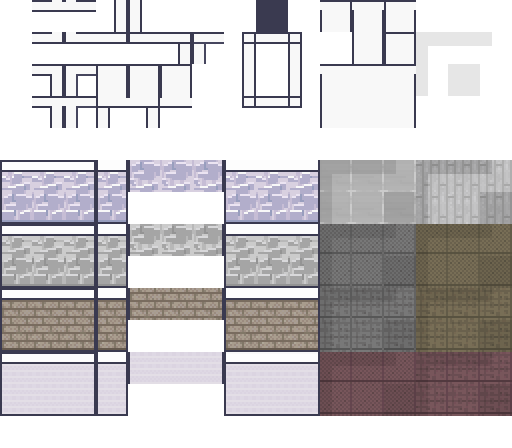
#> input picture map/dist/RoomBuilder.png, 512 x 448 px, given in place of WhatsApp Image 2026-10-27 at 21.55.28.jpeg, which was not available; the run also reads 1 picture not shown here
$ python build.py
#> lines starting #> are read from the running program, lines starting #| are printed output that depends on the picture; pictures that were not available may be replaced by others from this repository, and a replacement may not be noted
"""Atlas Call office map builder.
Outputs a valid WorkAdventure .tmj + copies tilesets + renders a preview.

Tilesets (firstgid):
  RoomBuilder.png  -> 1    (16 cols x 14 rows = 224 tiles)
  ModernOffice.png -> 225  (16 cols x 53 rows = 848 tiles)
  atlas-a.png      -> 1073 (4 cols x 4 rows  = 16 tiles, the green "A" logo)
GID(tileset) = firstgid + row*cols + col
"""
import json, os, shutil
from PIL import Image, ImageDraw, ImageFont

TILE = 32
W, H = 50, 36

RB_FIRST, RB_COLS = 1, 16
MO_FIRST, MO_COLS = 225, 16
LOGO_FIRST, LOGO_COLS = 1073, 4

def rb(c, r): return RB_FIRST + r * RB_COLS + c
def mo(c, r): return MO_FIRST + r * MO_COLS + c

# ---- RoomBuilder tiles ----
FLOOR_WOOD = rb(13, 9)
FLOOR_MARBLE = rb(10, 5)
FLOOR_SOFT = rb(13, 7)
WALL = rb(11, 3)

# ---- ModernOffice furniture ----
DESK_TOP, DESK_FRONT = mo(5, 18), mo(5, 19)
MON_BLUE = mo(12, 12)
CHAIR_OR = mo(0, 11)
PLANT_T, PLANT_T2 = mo(6, 8), mo(6, 9)
PLANT_S, PLANT_S2 = mo(6, 10), mo(6, 11)
SOFA = [mo(0, 18), mo(1, 18), mo(0, 19), mo(1, 19)]
ARM_BL, ARM_GY = mo(3, 16), mo(4, 16)
BOOK = [mo(7, 12), mo(7, 13), mo(7, 14)]
RECEP = [mo(1, 27), mo(2, 27), mo(3, 27), mo(1, 28), mo(2, 28), mo(3, 28)]
PRINTER = [mo(8, 24), mo(8, 25)]
TABLE3 = [mo(7, 29), mo(8, 29), mo(9, 29), mo(7, 30), mo(8, 30), mo(9, 30)]
SCREEN_CHART = mo(10, 13)
FRAME = mo(0, 13)
RUG = [mo(c, r) for r in range(3) for c in range(3)]  # 0,0..2,2

COLLIDE = set([WALL, DESK_TOP, DESK_FRONT, PLANT_T, PLANT_T2, PLANT_S, PLANT_S2,
               ARM_BL, ARM_GY, *SOFA, *BOOK, *RECEP, *PRINTER, *TABLE3])

# ---- layers (flat lists, 0 = empty) ----
L = {k: [0] * (W * H) for k in ["start", "floor", "floordecor", "walls", "furn1", "furn2", "above"]}
areas = []

def put(layer, x, y, g):
    if 0 <= x < W and 0 <= y < H and g:
        L[layer][y * W + x] = g

def fill(layer, x0, y0, x1, y1, g):
    for y in range(y0, y1 + 1):
        for x in range(x0, x1 + 1):
            put(layer, x, y, g)

def rect_walls(x0, y0, x1, y1, doors=()):
    dset = set(doors)
    cells = []
    for x in range(x0, x1 + 1):
        cells += [(x, y0), (x, y1)]
    for y in range(y0, y1 + 1):
        cells += [(x0, y), (x1, y)]
    for (x, y) in cells:
        if (x, y) not in dset:
            put("walls", x, y, WALL)

def area(name, x0, y0, x1, y1):
    areas.append({
        "id": len(areas) + 1, "name": name, "type": "area",
        "x": x0 * TILE, "y": y0 * TILE,
        "width": (x1 - x0 + 1) * TILE, "height": (y1 - y0 + 1) * TILE,
        "visible": True, "rotation": 0, "properties": [],
    })

def workstation(x, y):
    put("furn1", x, y, DESK_TOP)
    put("furn1", x, y + 1, DESK_FRONT)
    put("furn2", x, y, MON_BLUE)
    put("furn2", x, y + 2, CHAIR_OR)

def plant(x, y, snake=False):
    put("furn1", x, y, PLANT_S if snake else PLANT_T)
    put("furn1", x, y + 1, PLANT_S2 if snake else PLANT_T2)

def block(cells, gids, x, y, w):
    for i, g in enumerate(gids):
        cells.append((x + i % w, y + i // w, g))

# ===== base floor + outer walls =====
fill("floor", 0, 0, W - 1, H - 1, FLOOR_WOOD)
rect_walls(0, 0, W - 1, H - 1)

cols3 = [(1, 15), (17, 32), (34, 48)]
RT0, RT1, RB0, RB1 = 1, 10, 25, 34

# ===== top + bottom private rooms =====
def build_room(name, x0, y0, x1, y1, door):
    rect_walls(x0, y0, x1, y1, doors=[door])
    fill("floor", x0 + 1, y0 + 1, x1 - 1, y1 - 1, FLOOR_WOOD)
    ix0, iy0, ix1 = x0 + 1, y0 + 1, x1 - 1
    for k, dx in enumerate([ix0 + 1, ix0 + 5, ix0 + 9]):
        if dx + 0 <= ix1 - 1:
            workstation(dx, iy0 + 1)
    plant(ix1 - 1, iy0 + 1)
    put("above", (x0 + x1) // 2 - 1, y0, FRAME)
    area(name, x0 + 1, y0 + 1, x1 - 1, y1 - 1)

for i, (x0, x1) in enumerate(cols3, 1):
    build_room(f"Sala {i}", x0, RT0, x1, RT1, ((x0 + x1) // 2, RT1))
for i, (x0, x1) in enumerate(cols3, 4):
    build_room(f"Sala {i}", x0, RB0, x1, RB1, ((x0 + x1) // 2, RB0))

# ===== middle band (saguao + work) marble =====
fill("floor", 1, RT1 + 1, W - 2, RB0 - 1, FLOOR_MARBLE)

# ===== side meeting rooms =====
def build_meeting(name, x0, y0, x1, y1, door):
    rect_walls(x0, y0, x1, y1, doors=[door])
    fill("floor", x0 + 1, y0 + 1, x1 - 1, y1 - 1, FLOOR_SOFT)
    cx, cy = (x0 + x1) // 2, (y0 + y1) // 2
    cells = []
    block(cells, TABLE3, cx - 1, cy - 1, 3)
    for (x, y, g) in cells:
        put("furn1", x, y, g)
    for dx in range(cx - 1, cx + 2):
        put("furn2", dx, cy - 2, CHAIR_OR)
        put("furn2", dx, cy + 2, CHAIR_OR)
    put("above", cx, y0, SCREEN_CHART)
    plant(x0 + 1, y1 - 2)
    area(name, x0 + 1, y0 + 1, x1 - 1, y1 - 1)

MY0, MY1 = 12, 23
build_meeting("Reuniao A", 1, MY0, 12, MY1, (12, (MY0 + MY1) // 2))
build_meeting("Reuniao B", 37, MY0, 48, MY1, (37, (MY0 + MY1) // 2))

# ===== saguao: reception + logo + plants =====
cxm = W // 2
# logo on the back wall of the saguao
for i, g in enumerate(range(LOGO_FIRST, LOGO_FIRST + 16)):
    put("above", cxm - 2 + i % 4, 12 + i // 4, g)
# reception counter
rc = []
block(rc, RECEP, cxm - 2, 16, 3)
for (x, y, g) in rc:
    put("furn1", x, y, g)
plant(cxm - 4, 16)
plant(cxm + 4, 16, snake=True)
area("Recepcao", cxm - 5, RT1 + 1, cxm + 5, 17)

# ===== trabalho (shared work + lounge) =====
workstation(16, 19)
workstation(22, 19)
workstation(28, 19)
# lounge
fill("floordecor", 32, 19, 34, 21, RUG[0])  # placeholder single rug tile
for i, g in enumerate(RUG):
    put("floordecor", 32 + i % 3, 19 + i // 3, g)
for (x, y, g) in [(32, 19, SOFA[0]), (33, 19, SOFA[1]), (32, 20, SOFA[2]), (33, 20, SOFA[3])]:
    put("furn1", x, y, g)
put("furn2", 32, 21, ARM_BL)
put("furn2", 34, 21, ARM_GY)
area("Trabalho", 14, 18, 30, 23)

# start point (saguao center)
put("start", cxm, RB0 - 3, FLOOR_MARBLE)

# ================= logo image (green A) =================
def build_logo(dst):
    src = r"E:\Downloads\WhatsApp Image 2026-10-27 at 21.55.28.jpeg"
    im = Image.open(src).convert("RGBA")
    w, h = im.size
    # crop the "A" symbol (upper-center portion, square)
    cx0 = int(w * 0.22); cx1 = int(w * 0.78)
    cy0 = int(h * 0.14); cy1 = int(h * 0.70)
    a = im.crop((cx0, cy0, cx1, cy1))
    a = a.resize((128, 128), Image.LANCZOS)
    px = a.load()
    for yy in range(128):
        for xx in range(128):
            r, g, b, al = px[xx, yy]
            if max(r, g, b) < 55:  # key out black background
                px[xx, yy] = (r, g, b, 0)
    a.save(dst)

# ================= export .tmj =================
def tileset(firstgid, name, image, iw, ih, cols, collide_local=None):
    tc = (iw // TILE) * (ih // TILE)
    ts = {"firstgid": firstgid, "name": name, "image": image,
          "imagewidth": iw, "imageheight": ih, "tilewidth": TILE, "tileheight": TILE,
          "tilecount": tc, "columns": cols, "margin": 0, "spacing": 0}
    if collide_local:
        ts["tiles"] = [{"id": i, "properties": [{"name": "collides", "type": "bool", "value": True}]}
                       for i in sorted(collide_local)]
    return ts

def tilelayer(name, data, visible=True):
    return {"type": "tilelayer", "name": name, "x": 0, "y": 0,
            "width": W, "height": H, "opacity": 1, "visible": visible, "data": data}

rb_coll = {g - RB_FIRST for g in COLLIDE if g < MO_FIRST}
mo_coll = {g - MO_FIRST for g in COLLIDE if MO_FIRST <= g < LOGO_FIRST}

tmj = {
    "compressionlevel": -1, "infinite": False, "orientation": "orthogonal",
    "renderorder": "right-down", "tiledversion": "1.10.2", "type": "map", "version": "1.10",
    "width": W, "height": H, "tilewidth": TILE, "tileheight": TILE, "nextlayerid": 50, "nextobjectid": 50,
    "properties": [
        {"name": "mapName", "type": "string", "value": "Atlas Call - Escritorio"},
        {"name": "mapDescription", "type": "string", "value": "Escritorio virtual da Atlas Scale"},
    ],
    "tilesets": [
        tileset(RB_FIRST, "RoomBuilder", "RoomBuilder.png", 512, 448, 16, rb_coll),
        tileset(MO_FIRST, "ModernOffice", "ModernOffice.png", 512, 1696, 16, mo_coll),
        tileset(LOGO_FIRST, "logo", "atlas-a.png", 128, 128, 4),
    ],
    "layers": [
        tilelayer("start", L["start"], visible=False),
        tilelayer("floor", L["floor"]),
        tilelayer("floordecor", L["floordecor"]),
        tilelayer("walls", L["walls"]),
        tilelayer("furniture", L["furn1"]),
        tilelayer("furniture2", L["furn2"]),
        {"type": "objectgroup", "name": "floorLayer", "x": 0, "y": 0, "opacity": 1,
         "visible": True, "draworder": "topdown", "objects": areas},
        tilelayer("above", L["above"]),
    ],
}

# assign sequential layer ids (Tiled/WA expect them)
for i, layer in enumerate(tmj["layers"], 1):
    layer["id"] = i
tmj["nextlayerid"] = len(tmj["layers"]) + 1
tmj["nextobjectid"] = len(areas) + 1

os.makedirs("dist", exist_ok=True)
shutil.copy("tilesets/RoomBuilder.png", "dist/RoomBuilder.png")
shutil.copy("tilesets/ModernOffice.png", "dist/ModernOffice.png")
build_logo("dist/atlas-a.png")
#> in build_logo, im is the input picture: PIL image 512x448 RGBA; mean R, G, B, A 106, 102.5, 104.6, 162.5
#> in build_logo, `a = im.crop((cx0, cy0, cx1, cy1))`:
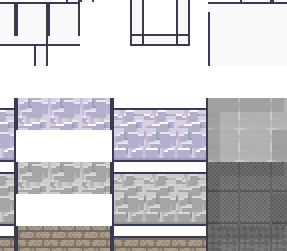
#> a: PIL image 287x251 RGBA; mean R, G, B, A 120, 118.7, 122.3, 171.5; transparent parts drawn white
#> in build_logo, `a = a.resize((128, 128), Image.LANCZOS)`:
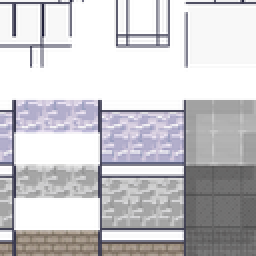
#> a: PIL image 128x128 RGBA (shown 2 times larger); mean R, G, B, A 126.9, 125.6, 129.5, 171.5; transparent parts drawn white
#> in build_logo, `a.save(dst)`:
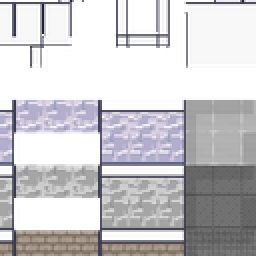
#> saved as atlas-a.png: PIL image 128x128 RGBA (shown 2 times larger); mean R, G, B, A 126.9, 125.6, 129.5, 170.7; transparent parts drawn white
json.dump(tmj, open("dist/office.tmj", "w", encoding="utf-8"), ensure_ascii=False)
print("wrote dist/office.tmj + tilesets + atlas-a.png")

# ================= preview render =================
imgs = {"rb": Image.open("tilesets/RoomBuilder.png").convert("RGBA"),
        "mo": Image.open("tilesets/ModernOffice.png").convert("RGBA"),
        "logo": Image.open("dist/atlas-a.png").convert("RGBA")}
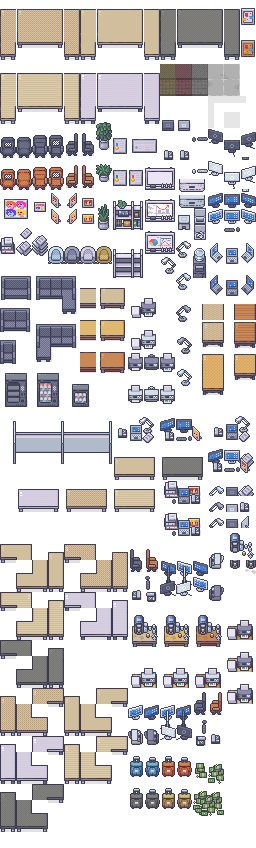
#> input picture map/tilesets/ModernOffice.png, 512 x 1696 px, found by its file name (shown at 1/2 size)

def tile_img(g):
    if g < MO_FIRST:
        src, cols, first = imgs["rb"], RB_COLS, RB_FIRST
    elif g < LOGO_FIRST:
        src, cols, first = imgs["mo"], MO_COLS, MO_FIRST
    else:
        src, cols, first = imgs["logo"], LOGO_COLS, LOGO_FIRST
    idx = g - first
    c, r = idx % cols, idx // cols
    return src.crop((c * TILE, r * TILE, c * TILE + TILE, r * TILE + TILE))

canvas = Image.new("RGBA", (W * TILE, H * TILE), (24, 24, 30, 255))
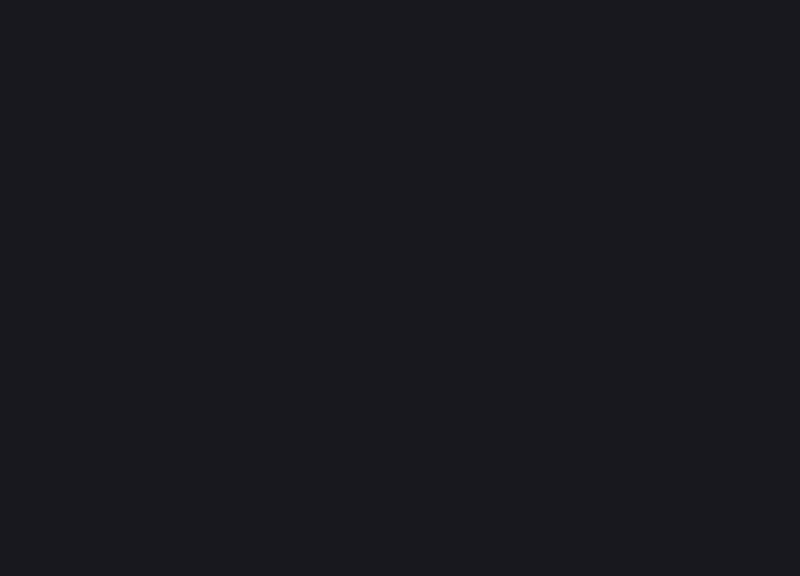
#> canvas: PIL image 1600x1152 RGBA (shown at 1/2 size); mean R, G, B, A 24, 24, 30, 255
for name in ["floor", "floordecor", "walls", "furn1", "furn2", "above"]:
    for y in range(H):
        for x in range(W):
            g = L[name][y * W + x]
            if g:
                canvas.alpha_composite(tile_img(g), (x * TILE, y * TILE))
#> this loop made 6 passes
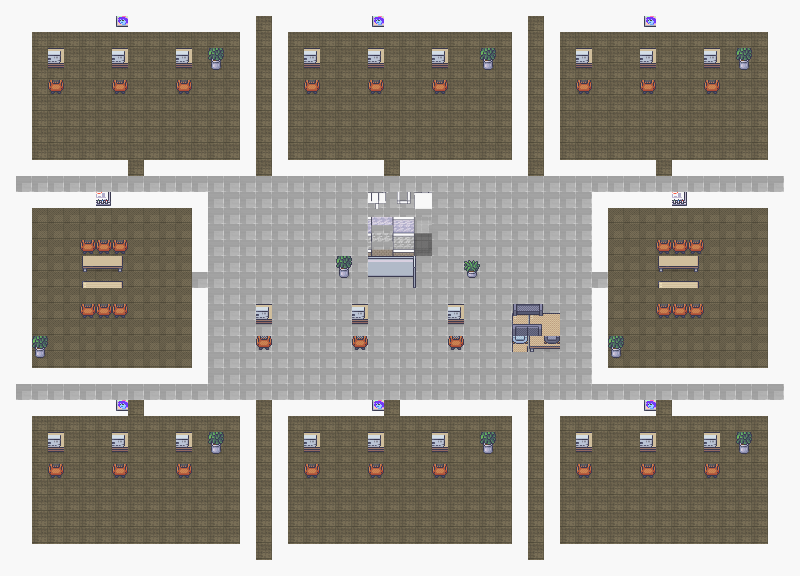
#> canvas: PIL image 1600x1152 RGBA (shown at 1/2 size); mean R, G, B, A 160.5, 155.8, 146.5, 255

d = ImageDraw.Draw(canvas)
try:
    font = ImageFont.truetype("arialbd.ttf", 18)
except Exception:
    font = ImageFont.load_default()
for a in areas:
    tx = a["x"] + a["width"] // 2
    ty = a["y"] + a["height"] // 2
    nm = a["name"]
    bb = d.textbbox((0, 0), nm, font=font)
    tw = bb[2] - bb[0]
    d.rectangle((tx - tw // 2 - 5, ty - 12, tx + tw // 2 + 5, ty + 12), fill=(0, 0, 0, 120))
    d.text((tx - tw // 2, ty - 10), nm, fill=(255, 240, 90, 255), font=font)

canvas.convert("RGB").save("tools/_final.png")
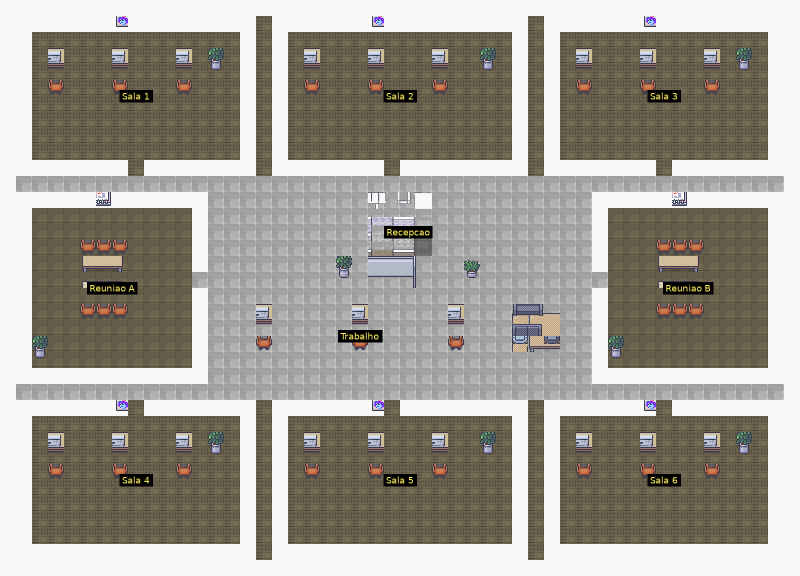
#> saved as _final.png: PIL image 1600x1152 RGB (shown at 1/2 size); mean R, G, B 159.5, 154.9, 145.6
print("wrote tools/_final.png")
